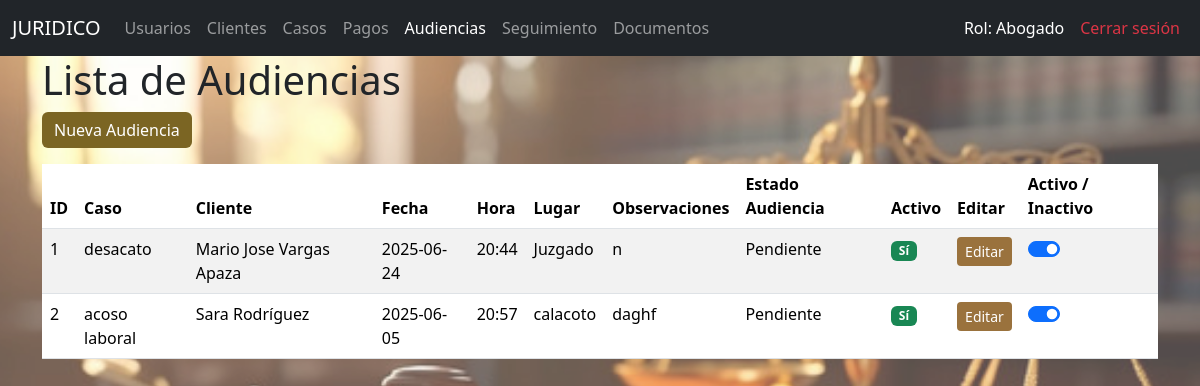
The app's page /audiencias/ (signed in) with its own data.
### models/rol_model.py (models this page shows, shortened)
class Rol(db.Model):
    __tablename__ = "rol"
    id_rol = db.Column(db.Integer,primary_key = True)
    nombre_rol = db.Column(db.String(50), nullable = False)
    usuarios = db.relationship('Usuario', back_populates='rol')

### models/audiencia_model.py (models this page shows, shortened)
class Audiencia(db.Model):
    __tablename__ = "audiencia"
    id_audiencia = db.Column(db.Integer, primary_key=True)
    id_caso = db.Column(db.Integer, db.ForeignKey('caso.id_caso'), nullable=False)
    fecha_audiencia = db.Column(db.Date, nullable=False)
    hora_audiencia = db.Column(db.Time, nullable=False)
    lugar = db.Column(db.String(200), nullable=False)
    observaciones = db.Column(db.Text, nullable=True)
    id_estado_audiencia = db.Column(db.Integer, db.ForeignKey('estado_audiencia.id_estado_audiencia'), nullable=False)
    activo = db.Column(db.Boolean, default=True, nullable=False)
    estado_audiencia = db.relationship('EstadoAudiencia', back_populates='audiencias')
    caso = db.relationship('Caso', back_populates='audiencias')
    @staticmethod
    def get_all():
        return Audiencia.query.all()

### models/caso_model.py (models this page shows, shortened)
class Caso(db.Model):
    __tablename__ = "caso"
    id_caso = db.Column(db.Integer, primary_key=True)
    id_cliente = db.Column(db.Integer, db.ForeignKey('clientes.id'), nullable=False)
    id_usuario = db.Column(db.Integer, db.ForeignKey('usuarios.id_usuario'), nullable=False)
    id_tipo = db.Column(db.Integer, db.ForeignKey('tipo_caso.id_tipo_caso'), nullable=False)
    id_estado_caso = db.Column(db.Integer, db.ForeignKey('estado_caso.id_estado_caso'), nullable=False)
    id_estado_pago = db.Column(db.Integer, db.ForeignKey('estado_pago.id_estado_pago'), nullable=False)
    fecha_apertura = db.Column(db.DateTime, nullable=False)
    descripcion = db.Column(db.Text, nullable=True)
    monto_total = db.Column(Numeric(10, 2), nullable=False)
    activo = db.Column(db.Boolean, default=True)
    cliente = db.relationship('Cliente', back_populates='casos')
    usuario = db.relationship('Usuario', back_populates='casos')
    tipo = db.relationship('TipoCaso', back_populates='casos')
    estado_caso = db.relationship('EstadoCaso', back_populates='casos')
    estado_pago = db.relationship('EstadoPago', back_populates='casos')
    audiencias = db.relationship('Audiencia', back_populates='caso')
    pagos = db.relationship("Pago", back_populates="caso")
    seguimientos = db.relationship('Seguimiento', back_populates='caso')
    documentos = db.relationship('Documento', back_populates='caso')

### models/cliente_model.py (models this page shows, shortened)
class Cliente(db.Model):
    __tablename__ = "clientes"
    id = db.Column(db.Integer,primary_key = True)
    nombre = db.Column(db.String(50), nullable = False)
    cedula = db.Column(db.String(50), nullable = False)
    direccion = db.Column(db.String(50), nullable = False)
    telefono = db.Column(db.String(20),nullable = False)
    email = db.Column(db.String(100),nullable=False)
    activo = db.Column(db.Boolean, default=True, nullable=False)
    casos = db.relationship("Caso", back_populates="cliente")

### models/estado_audiencia_model.py (models this page shows, shortened)
class EstadoAudiencia(db.Model):
    __tablename__ = "estado_audiencia"
    id_estado_audiencia= db.Column(db.Integer, primary_key=True)
    nombre_estado_audiencia = db.Column(db.String(100), nullable=False)
    audiencias = db.relationship('Audiencia', back_populates='estado_audiencia')

### controllers/audiencia_controller.py (the view)
@audiencia_bp.route("/")
def index():
    audiencias = Audiencia.get_all()
    return audiencia_view.list(audiencias, id_caso=None)

### app.py (called while the page is built)
@login_manager.user_loader
def load_user(user_id):
    usuario = Usuario.get_by_id(int(user_id))
    return UserLogin(usuario) if usuario else None

@app.context_processor
def inject_active_path():
    def is_active(path):
        return 'active' if request.path == path else ''
    return dict(is_active=is_active)

### auth/user_login.py (called while the page is built)
    @property
    def rol(self):
        return self.usuario.rol.nombre_rol

### controllers/audiencia_controller.py (called while the page is built)
@audiencia_bp.before_request
def verificar_autenticacion():
    if not current_user.is_authenticated:
        return redirect(url_for('home'))

### models/usuario_model.py (called while the page is built)
    @staticmethod
    def get_by_id(id_usuario):
        return Usuario.query.get(id_usuario)

### views/audiencia_view.py (called while the page is built)
def list(audiencias, id_caso=None):
    return render_template("audiencias/index.html", audiencias=audiencias, id_caso=id_caso)

### templates/audiencias/index.html (shortened to what this page needs)
{% extends "base.html" %}
{% block content %}
<h1>Lista de Audiencias</h1>
  <a href="{{ url_for('audiencia.create_general') }}" class="btn btn-primary mb-3" style=" background-color:rgb(123, 101, 35); color: white; border: none;">
    Nueva Audiencia
  </a>
<table class="table table-striped">
  <thead>
    <tr>
      <th>ID</th>
      <th>Caso</th>
      <th>Cliente</th>
      <th>Fecha</th>
      <th>Hora</th>
      <th>Lugar</th>
      <th>Observaciones</th>
      <th>Estado Audiencia</th>
      <th>Activo</th>
      <th>Editar</th>
      <th>Activo / Inactivo</th>
    </tr>
  </thead>
  <tbody>
    {% for item in audiencias %}
    <tr class="{% if not item.activo %}table-secondary text-muted{% endif %}">
      <td>{{ item.id_audiencia }}</td>
      <td>{{ item.caso.descripcion if item.caso else 'N/A' }}</td>
      <td>
        {{ item.caso.cliente.nombre if item.caso and item.caso.cliente else 'N/A' }}
      </td>
      <td>{{ item.fecha_audiencia }}</td>
      <td>{{ item.hora_audiencia.strftime('%H:%M') }}</td>
      <td>{{ item.lugar }}</td>
      <td>{{ item.observaciones or '' }}</td>
      <td>{{ item.estado_audiencia.nombre_estado_audiencia if item.estado_audiencia else 'N/A' }}</td>
      <td>
        {% if item.activo %}
          <span class="badge bg-success">Sí</span>
        {% else %}
          <span class="badge bg-danger">No</span>
        {% endif %}
      </td>
      <td>
        <a href="{{ url_for('audiencia.edit', id_audiencia=item.id_audiencia) }}" class="btn btn-warning btn-sm" style=" background-color:rgb(154, 114, 61); color: white; border: none;">Editar</a>
      </td>
      <td>
        <form action="{{ url_for('audiencia.toggle_activo', id_audiencia=item.id_audiencia) }}" method="POST" style="display:inline;">
          <div class="form-check form-switch">
            <input class="form-check-input" type="checkbox" name="activo" onchange="this.form.submit()" {% if item.activo %}checked{% endif %} >
          </div>
        </form>
      </td>
    </tr>
    {% endfor %}
  </tbody>
</table>
{% endblock %}

### templates/base.html (shortened to what this page needs)
<!doctype html>
<html lang="es">
  <head>
    <link href="https://cdn.jsdelivr.net/npm/bootstrap@5.3.6/dist/css/bootstrap.min.css" rel="stylesheet">
</head>
<body style="position: relative; z-index: 0;">
    <nav class="navbar navbar-expand-lg navbar-dark bg-dark">
        <div class="container-fluid">
          <a class="navbar-brand" href="#">JURIDICO</a>
          <div class="collapse navbar-collapse" id="navbarNav">
            <ul class="navbar-nav">
              <li class="nav-item">
                <a class="nav-link " aria-current="page" href="/usuarios/">Usuarios</a>
              </li>
              <li class="nav-item">
                <a class="nav-link {{is_active('/clientes/')}}" href="/clientes/">Clientes</a>
              </li>
              <li class="nav-item">
                <a class="nav-link {{is_active('/casos/')}}" href="/casos/">Casos</a>
              </li>
              <li class="nav-item">
                <a class="nav-link {{is_active('/pagos/')}}" href="/pagos/">Pagos</a>
              </li>
              <li class="nav-item">
                <a class="nav-link {{is_active('/audiencias/')}}" href="/audiencias/">Audiencias</a>
              </li>
              <li class="nav-item">
                <a class="nav-link {{is_active('/seguimientos/')}}" href="/seguimientos/">Seguimiento</a>
              </li>
              <li class="nav-item">
                <a class="nav-link {{is_active('/documentos/')}}" href="/documentos/">Documentos</a>
              </li>
            </ul>
          </div>
          <div class="collapse navbar-collapse" id="navbarNav">
            <ul class="navbar-nav ms-auto">
              <li class="nav-item">
                <span class="nav-link text-white">Rol: {{ current_user.rol }}</span>
              </li>
              <li class="nav-item">
                <a class="nav-link text-danger" href="{{ url_for('logout') }}">
                   Cerrar sesión
                </a>
              </li>
            </ul>
          </div>
        </div>
      </nav>
    <div class="container">
        {% block content %}
        {% endblock  %}
    </div>
  </body>
</html>

### templates/base.html (style rules this page uses)
body::before { content: ""; position: fixed; top: 0; left: 0; width: 100%; height: 100%; background: url('/static/img/fondo.jpg') no-repeat center center fixed; background-size: cover; opacity: 0.70; z-index: -1; }

### records on screen
Rol: rol "Abogado"
Audiencia: id_audiencia "1", caso "desacato", caso.cliente "Mario Jose Vargas Apaza", fecha_audiencia "2025-06-24", hora_audiencia "20:44", lugar "Juzgado", observaciones "n", estado_audiencia "Pendiente", shows "Sí", activo "☑"
Audiencia: id_audiencia "2", caso "acoso laboral", caso.cliente "Sara Rodríguez", fecha_audiencia "2025-06-05", hora_audiencia "20:57", lugar "calacoto", observaciones "daghf", estado_audiencia "Pendiente", shows "Sí", activo "☑"
